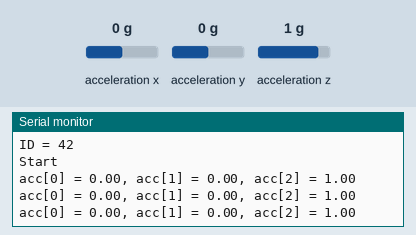
This sketch was run on a simulated Arduino Uno, built with avr-gcc and run on an emulated ATmega328P. Parts: the last lines printed to the serial monitor. Wiring (inferred from the names in the program): MMA8452 accelerometer at I2C address 0x1C. Inputs (shaded band) come from the test bench; at power-on: acceleration x 0 g, acceleration y 0 g, acceleration z 1 g.

Above: at 1.2 s.
1.3 s: acceleration x set to -1.4 g
At 1.9 s:
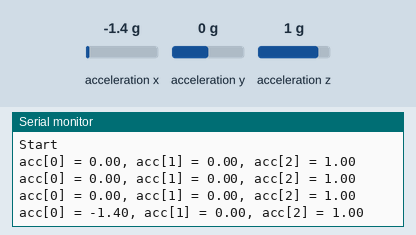
2.8 s: acceleration y set to -1.4 g
At 3.4 s:
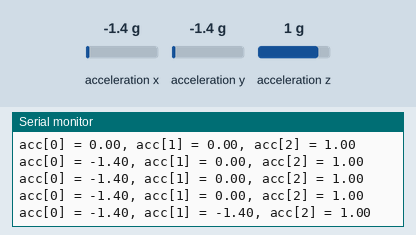
4.3 s: acceleration z set to -1.4 g
At 4.9 s:
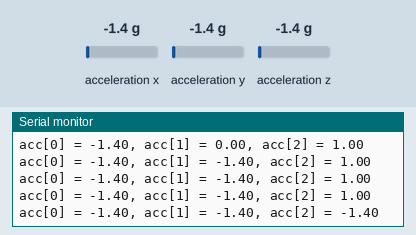

The sketch:

MMA8451.ino
```cpp
#include <Wire.h>

#define UINT14_MAX        16383
#define UINT14_MAX_HALF        8191
#define MMA8451ADDRESS 0x1C
uint8_t MMA8451_address;

void I2C_Write_byte(uint8_t reg, uint8_t data){

  Wire.beginTransmission(MMA8451_address);
  Wire.write(reg);
  Wire.write(data);
  Wire.endTransmission();
}

uint8_t I2C_Read_byte(uint8_t reg){
  uint8_t data;
  Wire.beginTransmission(MMA8451_address);
  Wire.write(reg);
  Wire.endTransmission(false);
  Wire.requestFrom(MMA8451_address, 1);
  while( Wire.available()){
    data = Wire.read();
  }
  return data;
}

int get_acc(uint8_t axis){

  uint8_t data[2];

  Wire.beginTransmission(MMA8451_address);
  Wire.write(axis);
  Wire.endTransmission(false);
  Wire.requestFrom(MMA8451_address, 2);
  while( Wire.available()){
    data[0] = Wire.read();
    data[1] = Wire.read();
  }

  int i_acc = (data[0] << 6) | (data[1] >> 2);

  if (i_acc > UINT14_MAX_HALF){
    i_acc = i_acc - UINT14_MAX;
  }
  return i_acc;

}

bool MMA8451_begin(uint8_t i2caddr)
{
  int ID;
  Wire.begin();
  MMA8451_address = i2caddr;
  I2C_Write_byte(0x2A,0x01);

  //Who am I?
  ID = I2C_Read_byte(0x0D);
  Serial.write("ID = ");
  Serial.print(ID);
  Serial.write("\r\n");
  return true;
}


void setup() {
    Serial.begin(9600);
    Serial.println("setup");

    /* i2c通信初期化(MMA8451と通信するものとする */
    if(!MMA8451_begin(MMA8451ADDRESS))  {
      Serial.println("Couldnt start");
       while (1);
    }
    Serial.println("Start");
    /* スケールレンジは Range±2g とする*/
    //MMA8451_setRange(MMA8451_RANGE_2_G);
    //get_acc(0x01);
}

void loop() {
  float acc[3];

  acc[0] = (get_acc(0x01)/4096.0);
  acc[1] = (get_acc(0x03)/4096.0);
  acc[2] = (get_acc(0x05)/4096.0);
  Serial.write("acc[0] = ");
  Serial.print(acc[0]);
  Serial.write(", acc[1] = ");
  Serial.print(acc[1]);
  Serial.write(", acc[2] = ");
  Serial.print(acc[2]);
  Serial.write("\r\n");
  delay(500);

}
```

Measured:
- after the input at 1.3 s, the serial monitor: prints a new line after 0.21 s (image 1)
- after the input at 2.8 s, the serial monitor: prints a new line after 0.22 s (image 2)
- after the input at 4.3 s, the serial monitor: prints a new line after 0.23 s (image 3)
